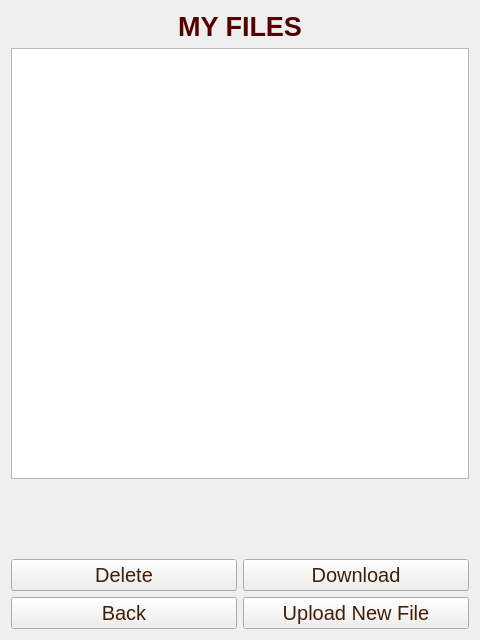
<?xml version="1.0" encoding="UTF-8"?>
<ui version="4.0">
 <class>MyFiles</class>
 <widget class="QWidget" name="MyFiles">
  <property name="geometry">
   <rect>
    <x>0</x>
    <y>0</y>
    <width>480</width>
    <height>640</height>
   </rect>
  </property>
  <property name="windowTitle">
   <string>Form</string>
  </property>
  <property name="styleSheet">
   <string notr="true">background-image: url(:/game/jackpots/jackpots/woodBG2.jpg);</string>
  </property>
  <layout class="QGridLayout" name="gridLayout">
   <item row="1" column="0" colspan="2">
    <widget class="QListWidget" name="listOfFiles">
     <property name="font">
      <font>
       <pointsize>15</pointsize>
      </font>
     </property>
     <property name="styleSheet">
      <string notr="true">color: rgb(66, 30, 4);</string>
     </property>
    </widget>
   </item>
   <item row="2" column="0" colspan="2">
    <widget class="QLabel" name="fileNameToDownload">
     <property name="sizePolicy">
      <sizepolicy hsizetype="Preferred" vsizetype="Fixed">
       <horstretch>0</horstretch>
       <verstretch>0</verstretch>
      </sizepolicy>
     </property>
     <property name="font">
      <font>
       <pointsize>20</pointsize>
      </font>
     </property>
     <property name="text">
      <string/>
     </property>
     <property name="alignment">
      <set>Qt::AlignCenter</set>
     </property>
    </widget>
   </item>
   <item row="3" column="0" colspan="2">
    <widget class="QLabel" name="downloadProgress">
     <property name="sizePolicy">
      <sizepolicy hsizetype="Preferred" vsizetype="Fixed">
       <horstretch>0</horstretch>
       <verstretch>0</verstretch>
      </sizepolicy>
     </property>
     <property name="font">
      <font>
       <pointsize>20</pointsize>
      </font>
     </property>
     <property name="text">
      <string/>
     </property>
     <property name="alignment">
      <set>Qt::AlignCenter</set>
     </property>
    </widget>
   </item>
   <item row="4" column="0">
    <widget class="QPushButton" name="deleteB">
     <property name="font">
      <font>
       <pointsize>15</pointsize>
      </font>
     </property>
     <property name="styleSheet">
      <string notr="true">color: rgb(66, 30, 4);</string>
     </property>
     <property name="text">
      <string>Delete</string>
     </property>
     <property name="icon">
      <iconset resource="resources.qrc">
       <normaloff>:/buttons/icons/icons/delete.png</normaloff>:/buttons/icons/icons/delete.png</iconset>
     </property>
     <property name="iconSize">
      <size>
       <width>40</width>
       <height>40</height>
      </size>
     </property>
    </widget>
   </item>
   <item row="4" column="1">
    <widget class="QPushButton" name="download">
     <property name="font">
      <font>
       <pointsize>15</pointsize>
      </font>
     </property>
     <property name="styleSheet">
      <string notr="true">color: rgb(66, 30, 4);</string>
     </property>
     <property name="text">
      <string>Download</string>
     </property>
     <property name="icon">
      <iconset resource="resources.qrc">
       <normaloff>:/buttons/icons/icons/download.png</normaloff>:/buttons/icons/icons/download.png</iconset>
     </property>
     <property name="iconSize">
      <size>
       <width>40</width>
       <height>40</height>
      </size>
     </property>
    </widget>
   </item>
   <item row="5" column="0">
    <widget class="QPushButton" name="back">
     <property name="font">
      <font>
       <pointsize>15</pointsize>
      </font>
     </property>
     <property name="styleSheet">
      <string notr="true">color: rgb(66, 30, 4);</string>
     </property>
     <property name="text">
      <string>Back</string>
     </property>
     <property name="icon">
      <iconset resource="resources.qrc">
       <normaloff>:/buttons/icons/icons/back.png</normaloff>:/buttons/icons/icons/back.png</iconset>
     </property>
     <property name="iconSize">
      <size>
       <width>40</width>
       <height>40</height>
      </size>
     </property>
    </widget>
   </item>
   <item row="5" column="1">
    <widget class="QPushButton" name="upload">
     <property name="font">
      <font>
       <pointsize>15</pointsize>
      </font>
     </property>
     <property name="styleSheet">
      <string notr="true">color: rgb(66, 30, 4);</string>
     </property>
     <property name="text">
      <string>Upload New File</string>
     </property>
     <property name="icon">
      <iconset resource="resources.qrc">
       <normaloff>:/buttons/icons/icons/upload.png</normaloff>:/buttons/icons/icons/upload.png</iconset>
     </property>
     <property name="iconSize">
      <size>
       <width>40</width>
       <height>40</height>
      </size>
     </property>
    </widget>
   </item>
   <item row="0" column="0" colspan="2">
    <widget class="QLabel" name="label">
     <property name="font">
      <font>
       <pointsize>20</pointsize>
       <weight>75</weight>
       <bold>true</bold>
      </font>
     </property>
     <property name="styleSheet">
      <string notr="true">color: rgb(85, 0, 0);</string>
     </property>
     <property name="text">
      <string>MY FILES</string>
     </property>
     <property name="alignment">
      <set>Qt::AlignCenter</set>
     </property>
    </widget>
   </item>
  </layout>
 </widget>
 <resources>
  <include location="resources.qrc"/>
 </resources>
 <connections/>
</ui>
